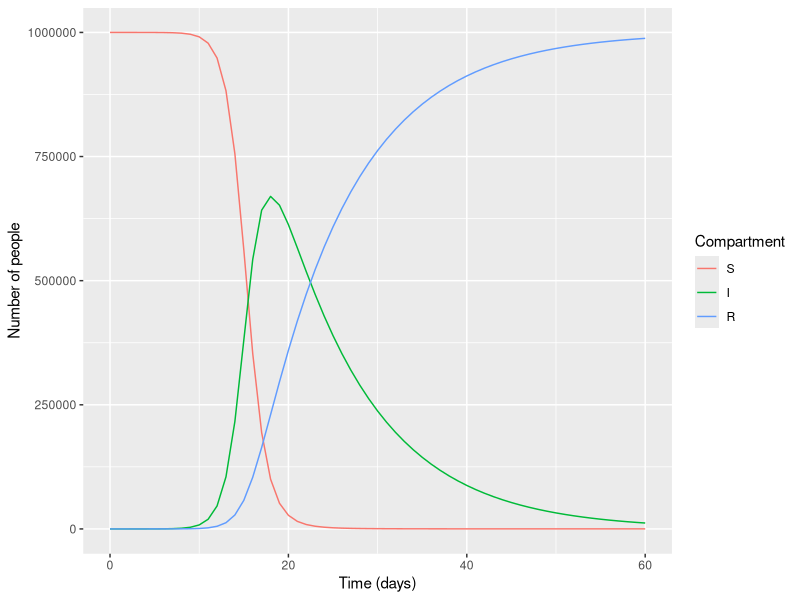

Generate this figure with R:
## ---- chunk 1
knitr::opts_chunk$set(echo = TRUE)
library(deSolve)
library(reshape2)
library(ggplot2)
## ---- chunk 2
# MODEL INPUTS:
# at timestep 0
initial_state_values = c(S = 999999, I = 1, R = 0) 

parameters = c(beta = 1,      # the infection rate
              gamma = 0.1)    # the rate of recovery

# TIMESTEPS:
times = seq(from = 0, to = 60, by = 1)   

# SIR MODEL FUNCTION: 
sir_model = function(time, state, parameters) {  
    with(as.list(c(state, parameters)), {  
      N = S+I+R 
      lambda = beta * I/N
      dS = -lambda * S             
      dI = lambda * S - gamma * I    
      dR = gamma * I                
    return(list(c(dS, dI, dR))) 
    })
}

# MODEL OUTPUT (solving the differential equations):
output = as.data.frame(ode(y = initial_state_values, 
                            times = times, 
                            func = sir_model,
                            parms = parameters))
## ---- chunk 3
output_long = melt(as.data.frame(output), id = "time")              

ggplot(data = output_long, aes(x = time, y = value, colour = variable, group = variable)) + 
  geom_line() +  xlab("Time (days)") + ylab("Number of people") + labs(colour = "Compartment")                    
